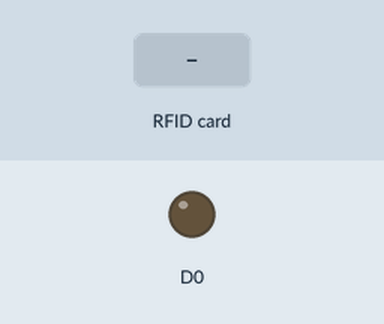
This sketch was run on a simulated ESP8266 (NodeMCU). Parts: output pins drawn as LEDs (lit = HIGH). The test bench sets the inputs (shaded band). WiFi joins after 1.5 s; servers stay silent unless stated; the local clock reads 2024-03-15 10:24:30 at power-on unless the sketch sets it; the Firebase database answers and starts empty; what the sketch prints to the serial monitor is not drawn.

Above: at 2.7 s.
2.8 s: RFID card 12 34 56 78 held to the reader
At 2.9 s:
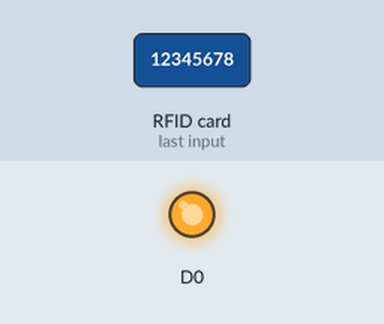
4.5 s: RFID card 5E 7A 19 C4 held to the reader
At 6.1 s:
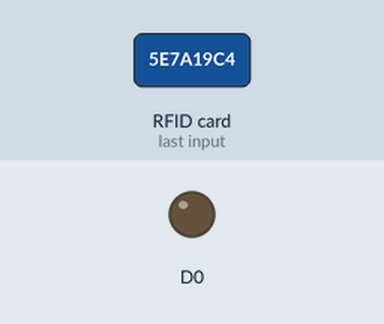
Timing chart, 0 to 7.6 s (numbered marks = the images above; inputs shaded):
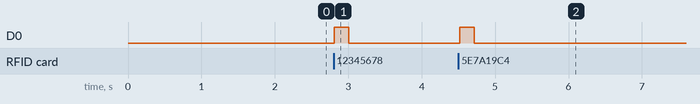

The sketch:

IDbox.ino
```cpp
#include <ESP8266WiFi.h>
#include <FirebaseArduino.h>
#include <SPI.h>
#include <MFRC522.h>
#include <virtuabotixRTC.h>
#define FIREBASE_HOST "idbox-76d4e.firebaseio.com"
#define FIREBASE_AUTH "n2CdhEPc92uqSqPpitpORxrw75XdBhZy8ejos8Cs"
#define SS_PIN 4
#define RST_PIN 5
const char* ssid = "Ary";
const char* password = "12345678";
MFRC522 mfrc522(SS_PIN, RST_PIN);
virtuabotixRTC myRTC(D3, D4, D8);
void setup() {
  Serial.begin(9600);
 //myRTC.setDS1302Time(14, 10, 00, 1, 23, 02, 2019);
  pinMode(D0,OUTPUT);
  SPI.begin();
  mfrc522.PCD_Init();
  WiFi.begin(ssid, password);
  Serial.print("connecting");
    while (WiFi.status() != WL_CONNECTED) {
      Serial.print(".");
      delay(500);
    }
  Serial.println();
  Serial.print("connected: ");
  Serial.println(WiFi.localIP());
  Firebase.begin(FIREBASE_HOST, FIREBASE_AUTH);
}

void loop() {
  myRTC.updateTime();
   String ho, mi, se, di, mo, ye;
  if (myRTC.hours < 10){ho = "0"+(String)myRTC.hours;}else{ho = (String)myRTC.hours;}
  if (myRTC.minutes < 10){mi = "0"+((String)myRTC.minutes);}else{mi = (String)myRTC.minutes;}
  if (myRTC.seconds < 10){se = "0"+((String)myRTC.seconds);}else{se = (String)myRTC.seconds;}
  if (myRTC.dayofmonth < 10){di = "0"+(String)myRTC.dayofmonth;}else{di = (String)myRTC.dayofmonth;}
  if (myRTC.month < 10){mo = "0"+((String)myRTC.month);}else{mo = (String)myRTC.month;}
  if (myRTC.year < 10){ye = "0"+((String)myRTC.year);}else{ye = (String)myRTC.year;}
   String t = ho+":"+mi+":"+se;
   String d = di+"/"+mo+"/"+ye;
   String da = ye+"/"+mo+"/"+di;

   if ( ! mfrc522.PICC_IsNewCardPresent())
  {
    return;
  }
  // Select one of the cards
  if ( ! mfrc522.PICC_ReadCardSerial())
  {
    return;
  }
  //Show UID on serial monitor
  Serial.println();
  Serial.print(" UID tag :");
  String content= "";
  byte letter;
  for (byte i = 0; i < mfrc522.uid.size; i++)
  {
     Serial.print(mfrc522.uid.uidByte[i] < 0x10 ? " 0" : " ");
     Serial.print(mfrc522.uid.uidByte[i], HEX);
     content.concat(String(mfrc522.uid.uidByte[i] < 0x10 ? " 0" : " "));
     content.concat(String(mfrc522.uid.uidByte[i], HEX));
}
  content.toUpperCase();
  Serial.println();
  String url = "id/"+content.substring(1);
  String id = content.substring(1);
  digitalWrite(D0, HIGH);
  delay(200);
  digitalWrite(D0, LOW);
  delay(200);
 Firebase.setString("cod", id);
  if (Firebase.getString(url+"/a_Presente") == "Sim"){
    String nome = Firebase.getString(url+"/c_Nome");
    Serial.print(nome);
    String estado = "Saida";
    String data = t+" "+d;
    Firebase.setString(url+"/a_Presente", "Nao");
    Firebase.setString(url+"/f_Ultimo", d);
    Firebase.pushString("logs/"+nome+"/"+da, estado+" "+t);
    delay(3000);
    }else if (Firebase.getString(url+"/a_Presente") == "Nao"){
    String nome = Firebase.getString(url+"/c_Nome");
    Serial.print(nome);
    Firebase.setInt(url+"/e_Contagem", Firebase.getInt(url+"/e_Contagem")+1);
    String estado = "Entrada";
    String data = t+" "+d;
    Firebase.setString(url+"/a_Presente", "Sim");
    Firebase.setString(url+"/f_Ultimo", d);
    Firebase.pushString("logs/"+nome+"/"+da, estado+" "+t);
    delay(3000);
    }
}
```

Measured:
- after the input at 2.8 s, D0: LOW → HIGH at once, → LOW 0.20 s later
- after the input at 4.5 s, D0: LOW → HIGH at once, → LOW 0.20 s later
